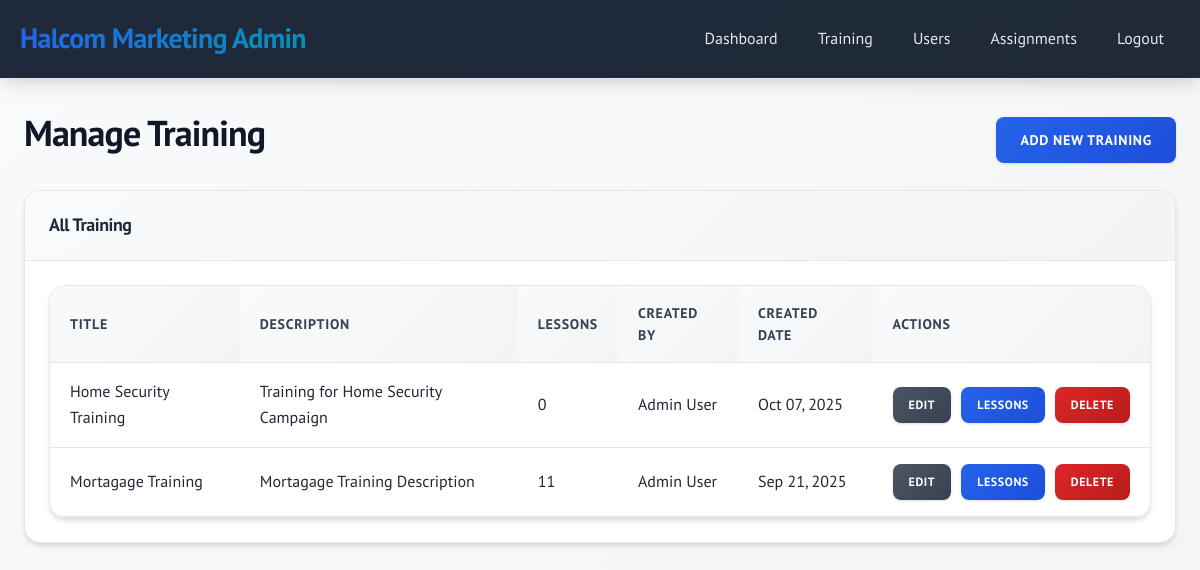
The app's page /admin/trainings.php (signed in) with its own data.
### tables this page shows
CREATE TABLE `courses` (
  `id` int(11) NOT NULL AUTO_INCREMENT,
  `title` varchar(200) NOT NULL,
  `description` text DEFAULT NULL,
  `created_by` int(11) NOT NULL,
  `created_at` timestamp NOT NULL DEFAULT current_timestamp(),
  PRIMARY KEY (`id`),
  KEY `created_by` (`created_by`),
  CONSTRAINT `courses_ibfk_1` FOREIGN KEY (`created_by`) REFERENCES `users` (`id`) ON DELETE CASCADE
);

CREATE TABLE `users` (
  `id` int(11) NOT NULL AUTO_INCREMENT,
  `name` varchar(100) NOT NULL,
  `email` varchar(100) NOT NULL,
  `password` varchar(255) NOT NULL,
  `role` enum('admin','learner') NOT NULL DEFAULT 'learner',
  `created_at` timestamp NOT NULL DEFAULT current_timestamp(),
  `last_login` timestamp NULL DEFAULT NULL,
  `total_portal_time` int(11) DEFAULT 0,
  PRIMARY KEY (`id`),
  UNIQUE KEY `email` (`email`)
);

### includes/functions.php (called while the page is built, shortened)
<?php
function formatDate($date) {
    return date('M d, Y', strtotime($date));
}
?>

### admin/trainings.php (the view, shortened to what this page needs)
<?php
require_once '../includes/functions.php';
$pdo = getDBConnection();
$stmt = $pdo->query("
    SELECT c.*, u.name as created_by_name,
           COUNT(l.id) as lesson_count
    FROM courses c
    LEFT JOIN users u ON c.created_by = u.id
    LEFT JOIN lessons l ON c.id = l.course_id
    GROUP BY c.id
    ORDER BY c.created_at DESC
");
$Training = $stmt->fetchAll();
?>
<!DOCTYPE html>
<html lang="en">
<head>
    <link rel="stylesheet" href="../assets/css/style.css">
</head>
<body>
    <div class="header">
        <div class="header-content">
            <div class="logo">Halcom Marketing Admin</div>
            <div class="nav">
                <a href="dashboard.php">Dashboard</a>
                <a href="trainings.php">Training</a>
                <a href="users.php">Users</a>
                <a href="training_assignments.php">Assignments</a>
                <a href="../auth/logout.php">Logout</a>
            </div>
        </div>
    </div>
    <div class="container">
        <div class="d-flex justify-between align-center mb-20">
            <h1>Manage Training</h1>
            <a href="training_form.php" class="btn btn-primary">Add New Training</a>
        </div>
        <div class="card">
            <div class="card-header">
                All Training
            </div>
            <div class="card-body">
                <?php if (empty($Training)): ?>
                    <p>No Training found. <a href="Training_form.php">Create your first Training</a>.</p>
                <?php else: ?>
                    <div class="table-container">
                        <table>
                            <thead>
                                <tr>
                                    <th>Title</th>
                                    <th>Description</th>
                                    <th>Lessons</th>
                                    <th>Created By</th>
                                    <th>Created Date</th>
                                    <th>Actions</th>
                                </tr>
                            </thead>
                            <tbody>
                                <?php foreach ($Training as $Training): ?>
                                    <tr>
                                        <td><?php echo htmlspecialchars($Training['title']); ?></td>
                                        <td><?php echo htmlspecialchars(substr($Training['description'], 0, 100)) . (strlen($Training['description']) > 100 ? '...' : ''); ?></td>
                                        <td><?php echo $Training['lesson_count']; ?></td>
                                        <td><?php echo htmlspecialchars($Training['created_by_name']); ?></td>
                                        <td><?php echo formatDate($Training['created_at']); ?></td>
                                        <td>
                                            <div class="d-flex gap-10">
                                                <a href="training_form.php?id=<?php echo $Training['id']; ?>" class="btn btn-sm btn-secondary">Edit</a>
                                                <a href="lessons.php?course_id=<?php echo $Training['id']; ?>" class="btn btn-sm btn-primary">Lessons</a>
                                                <a href="trainings.php?delete=<?php echo $Training['id']; ?>"
                                                   class="btn btn-sm btn-danger"
                                                   onclick="return confirm('Are you sure you want to delete this Training? This will also delete all associated lessons and quizzes.')">Delete</a>
                                            </div>
                                        </td>
                                    </tr>
                                <?php endforeach; ?>
                            </tbody>
                        </table>
                    </div>
                <?php endif; ?>
            </div>
        </div>
    </div>
</body>
</html>

### records on screen
courses: title "Home Security Training", description "Training for Home Security Campaign", lesson_count "0", created_by.name "Admin User", created_at "Oct 07, 2025"
courses: title "Mortagage Training", description "Mortagage Training Description", lesson_count "11", created_by.name "Admin User", created_at "Sep 21, 2025"
